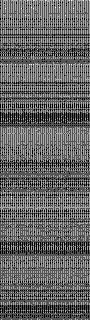
#> input picture HW1/4/background-LE.bmp, 90 x 320 px, found by its file name
$ python 4.py
#> lines starting #> are read from the running program, lines starting #| are printed output that depends on the picture
import matplotlib.pyplot as plt
import numpy as np

background_img = plt.imread('./4/background-LE.bmp')
#> background_img is the input picture: shape (320, 90, 3); min 6, max 9, mean 7.18
fullscale_img = plt.imread('./4/fullscale-LE.bmp')
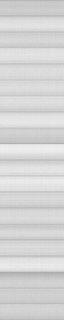
#> input picture HW1/4/fullscale-LE.bmp, 64 x 320 px, found by its file name
#> fullscale_img is the input picture: shape (320, 64, 3); min 171, max 240, mean 212.6
object_img = plt.imread('./4/object-LE.bmp')
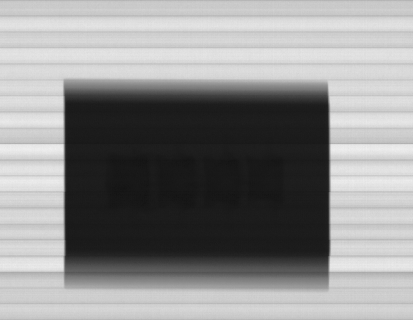
#> input picture HW1/4/object-LE.bmp, 413 x 320 px, found by its file name
#> object_img is the input picture: shape (320, 413, 3); min 19, max 239, mean 141.6

back_avr = []
full_avr = []
for i in range(320):
    back_avr.append(np.mean(background_img[i, :, 0]))
    full_avr.append(np.mean(fullscale_img[i, :, 0]))
#> after the loop, back_avr = 320 values, max 7.92 at index 207, min 6.5 at index 37, mean 7.18; full_avr = 320 values, max 236.6 at index 149, min 172.7 at index 272, mean 212.6

new_object_img = np.zeros((320,413))
#> new_object_img: shape (320, 413) float64; every value is 0
for i in range(320):
    for j in range(413):
        new_object_img[i][j] = 255 * \
            (object_img[i][j][0] - back_avr[i])/full_avr[i] - back_avr[i]
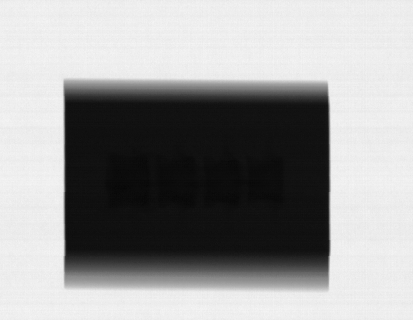
#> new_object_img: shape (320, 413) float64; min 6.51, max 245.8, mean 154.9

plt.axis('off')
plt.imshow(new_object_img, cmap='gray')
plt.savefig('./4/normalized.jpg', bbox_inches='tight', pad_inches=0)
plt.show()

fig, axs = plt.subplots(ncols = 2)
axs[0].imshow(object_img, cmap='gray')
axs[1].imshow(new_object_img, cmap='gray')
fig.savefig('./4/compare.jpg')
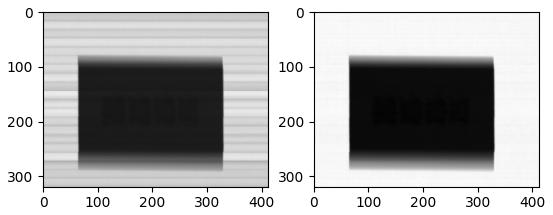
#> figure drawn by matplotlib, 2 panels
plt.show()
